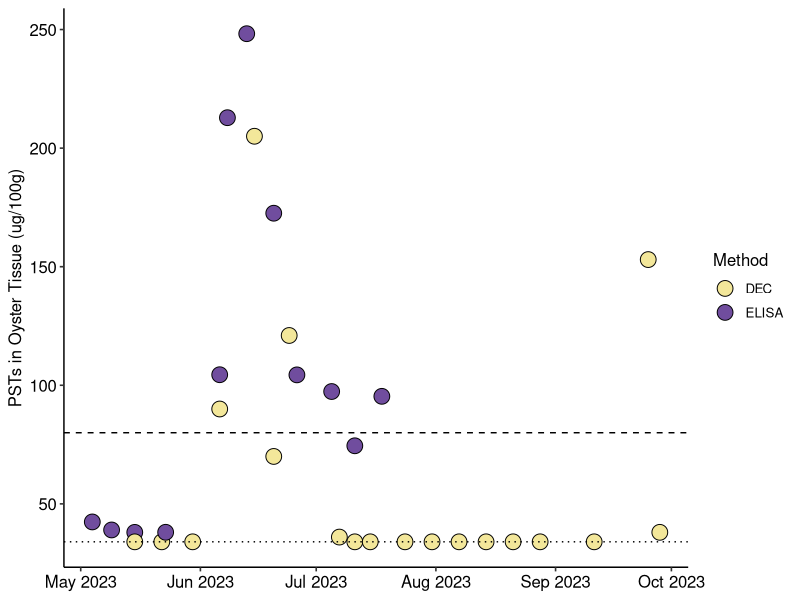
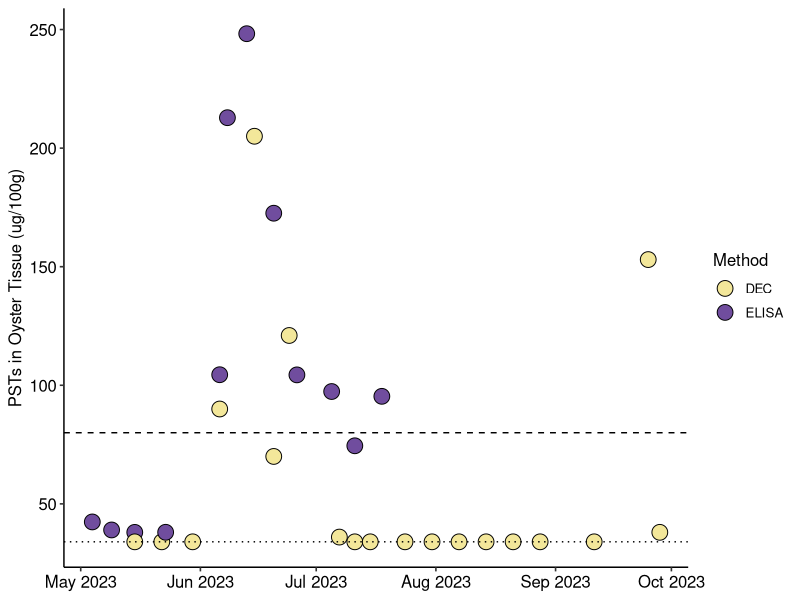
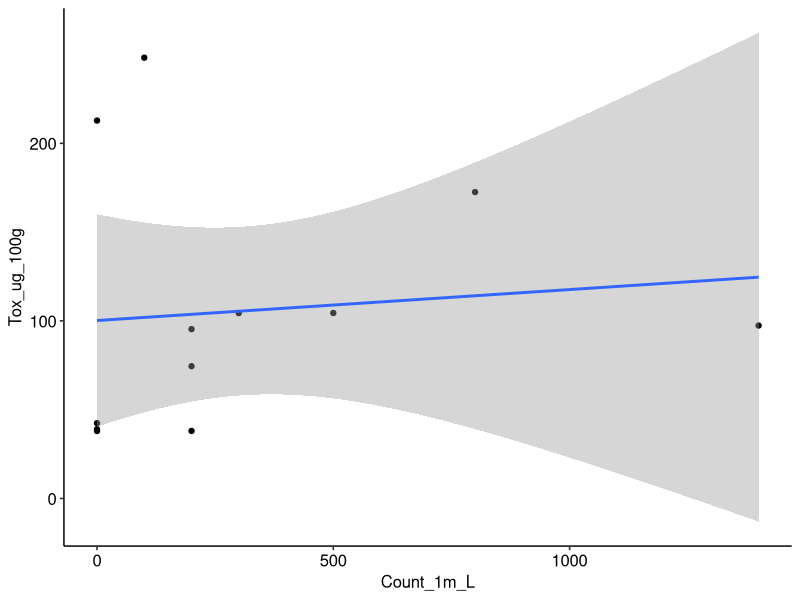
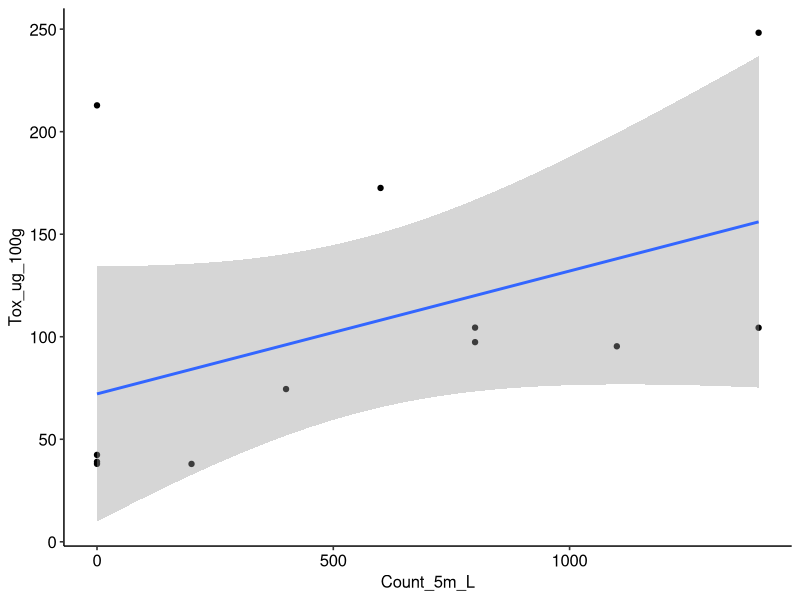

The R source for these figures, in order:
## ---- chunk 1
knitr::opts_chunk$set(echo = TRUE)
## ---- chunk 2
#install.packages("ggplot2")
#install.packages("ggpubr")
## ---- chunk 3
library(ggplot2)
library(ggpubr)
## ---- chunk 4
oyster_psts <- read.csv("../Data/Oyster_PSTs.csv")
alex <- read.csv("../Data/Alexandrium_MicroscopeCounts.csv")
## ---- chunk 5
oyster_psts$Date <- as.Date(oyster_psts$Date, "%m/%d/%Y")
alex$Date <- as.Date(alex$Date, "%m/%d/%Y")
## ---- chunk 6
sunset_5 <- hcl.colors(5, palette = "Sunset")
## ---- chunk 7
pst_plot <- ggplot(oyster_psts, aes(x = Date, y = Tox_ug_100g, fill = Method)) +
  geom_point(size = 5, shape = 21) +
  scale_fill_manual(values = c("#F3E79A", "#704D9E")) +
  theme_pubr() +
  scale_x_date(date_breaks = "1 month", date_labels = "%b %Y") +
  labs(x = NULL, y = "PSTs in Oyster Tissue (ug/100g)") +
    theme(legend.position = "right") +
  geom_hline(yintercept = 80, linetype = "dashed") +
  geom_hline(yintercept = 34, linetype = "dotted")
pst_plot
## ---- chunk 8
jpeg("../Figures/Fig4.jpg", width = 8, height = 5, units="in", res=600)
pst_plot
## ---- chunk 9
elisa_psts <- subset(oyster_psts, Method == "ELISA")
## ---- chunk 10
elisa_alex <- merge(elisa_psts, alex, by = "Date")
## ---- chunk 11
correlation_elisa_1m <- cor.test(elisa_alex$Tox_ug_100g, elisa_alex$Count_1m_L, method = "pearson")
correlation_elisa_1m
## ---- chunk 12
plot_elisa_1m <- ggplot(elisa_alex, aes(Count_1m_L, Tox_ug_100g)) + geom_point() + geom_smooth(method = "lm") + theme_pubr()
plot_elisa_1m
## ---- chunk 13
correlation_elisa_5m <- cor.test(elisa_alex$Tox_ug_100g, elisa_alex$Count_5m_L, method = "pearson")
correlation_elisa_5m
## ---- chunk 14
plot_elisa_5m <- ggplot(elisa_alex, aes(Count_5m_L, Tox_ug_100g)) + geom_point() + geom_smooth(method = "lm") + theme_pubr()
plot_elisa_5m
